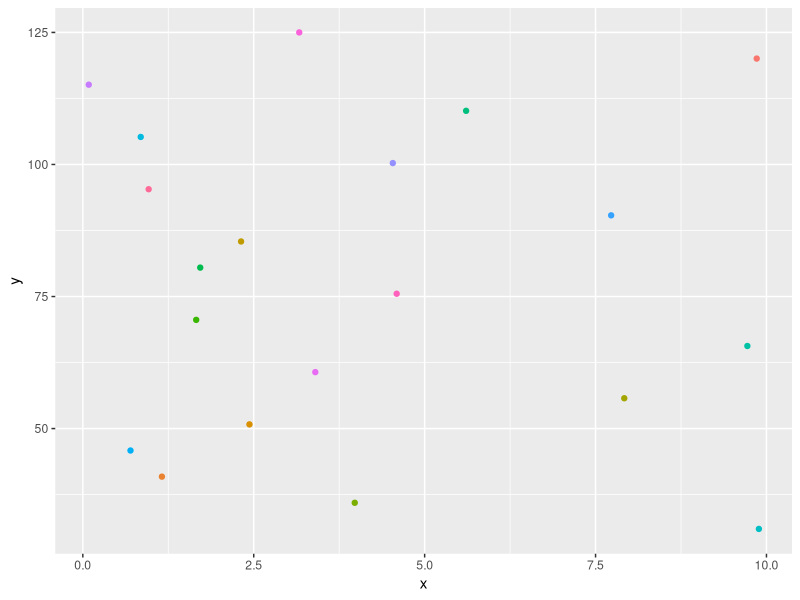

Write R code to recreate this figure.
## ---- chunk 1
# DO NOT EDIT ANY PART OF THIS CHUNK
# Do examine the code if you're interested how it works!
knitr::opts_chunk$set(echo = TRUE, warning=TRUE, message=TRUE)
library(tidyverse)
set.seed(7)
test_x <- function(x=NULL, class="omit", dims="omit", numeric="omit",
                   nam_pos="omit", nam_val="omit", c_pos="omit", c_val="omit",
                   na_check="omit", all_NA="omit"){
  if(is.null(x)){
    return(message("No code entered for ", deparse(substitute(x)), " yet.\n"))
  } else {
  class_x  <- ifelse(class!="omit", class(x)==class, TRUE)
  num_x    <- ifelse(numeric!="omit", is.numeric(x)==numeric, TRUE)
  dim_x    <- ifelse(all(dims!="omit"),
                    ifelse(is.null(dim(x)), length(x)==dims, all(dim(x)==dims) ),
                  TRUE)
  names_x  <- ifelse(nam_val!="omit" & nam_pos!="omit",
                    ifelse(is.null(names(x)), FALSE, names(x)[nam_pos]==nam_val), TRUE)
  if(any(c_val=="omit") | any(c_pos=="omit")){ check_x <- TRUE
  } else {
    if (dim_x==FALSE){
      check_x <- FALSE
    } else {
    if(length(c_pos)==1 & class_x!="list"){ check_x <- x[c_pos]==c_val
     } else {
      if(class=="matrix" | class=="data.frame"){ check_x <- x[ c_pos[1], c_pos[2] ]==c_val
        } else {
         if(class=="list" & length(c_pos)==2){ check_x <- x[[ c_pos[1] ]][[ c_pos[2] ]]==c_val
          } else {
           if(class=="list" & length(c_pos)==3){ check_x <- x[[ c_pos[1] ]][[c_pos[2] ]][[ c_pos[3] ]]==c_val 
            }
          }
        }
      }
    }
  }
  if (all_NA==TRUE){
    all_NA_x <- all(is.na(x))
    } else {
    all_NA_x <- TRUE
    }
  if (all(na_check!="omit") & is.null(dim(x))){
    na_x     <- any(is.na(x[na_check])==TRUE)==FALSE
  } else {
    if (all(na_check!= "omit") & is.null(dim(x))==FALSE & length(na_check)==2 ){
    na_x     <- any(is.na(x[na_check[1], na_check[2]])==TRUE)==FALSE
    } else {
      if (all(na_check!= "omit") & is.null(dim(x))==FALSE & length(na_check)==1){
      na_x     <- any(is.na(x[, na_check])==TRUE)==FALSE
      } else {na_x <- TRUE}
    }
  }
  if (all(c(class_x, dim_x, names_x, num_x, na_x, check_x, all_NA_x)==TRUE)){
    message("Good job on ", deparse(substitute(x)), "!\n")
    } else {
      message("Oh no, check your code for \"", deparse(substitute(x)), "\"\n")
        if (all_NA_x==FALSE)message("- All elements should be NA!\n")
        if (dim_x==FALSE)   message("- Wrong length or dimensions!\n")
        if (class_x==FALSE) message("- Wrong object class!\n")
        if (names_x==FALSE) message("- Wrong object names!\n")
        if (num_x==FALSE)   message("- Should this be numeric?\n")
        if (na_x==FALSE)    message("- You seem to have data missing!\n")
        if (check_x==FALSE) message("- You seem to have an incorrect or misplaced value somewhere!\n")
      }
  }
}
## ---- chunk 2
# Ex 1) Create a vector of the numbers 1, 5, 3, 2, 4.
example <- NULL
# You would write this:
example <- c(1,5,3,2,4)
# Ex 2) Add the number 10 to the sixth position of example2
example2 <- example
example2 <- NULL
# You would write:
example2[6] <- 10
## ---- chunk 3
# 1) Use "seq()" to create a vector of 10 numbers evenly spaced from 0 to 15.
vec_num <- seq(0,15,length=10)
# 2) Use ":" to create an integer vector of the numbers 11 through 20.
vec_int <- 11:20
# 3) Use "LETTERS" and "[ ]" to create a vector of the last 10 capital letters.
vec_cha <- LETTERS[17:26]
# 4) Use letters and "[ ]" to create a factor variable using the first ten lower case letters.
vec_fac <- factor(letters[1:10])
# 5) Use "c()" to combine "vec_cha" and "vec_fac" into "vec_let". Do not convert it to a factor!
vec_let <- c(vec_cha,vec_fac)
# 6) Use "c()" and "[ ]" to combine the first 4 elements of "vec_num" with the last
# 4 elements of "vec_int" to create "vec_ni".
vec_ni <- c(vec_num[1:4],vec_int[7:10])
# 7) Use "rev()" to reverse the order of "vec_fac".
fac_vec <- rev(vec_fac)
## ---- chunk 4
# DO NOT EDIT ANY PART OF THIS CHUNK
test_x(vec_num, class="numeric",   dims=10, c_pos=4,  c_val=5)
test_x(vec_int, class="integer",   dims=10, c_pos=5,  c_val=15)
test_x(vec_cha, class="character", dims=10, c_pos=3,  c_val="S")
test_x(vec_fac, class="factor",    dims=10, c_pos=7,  c_val="g")
test_x(vec_let, class="character", dims=20, c_pos=19, c_val="9")
test_x(vec_ni,  class="numeric",   dims=8,  c_pos=5,  c_val=17)
test_x(fac_vec, class="factor", dims=10, c_pos=4, c_val="g")
## ---- chunk 5
new_vec <- c(TRUE, FALSE, TRUE, TRUE) 

## ---- chunk 6
# 1) Use matrix() to create a matrix with 10 rows and four columns filled with NA
mat_empty <- matrix(NA,nrow=10,ncol=4)

# 2) Assign "vec_num" to the first column of "mat_1" below.
mat_1 <- mat_empty # DO NOT EDIT THIS LINE; add code below it.
mat_1[,1] <- vec_num

# 3) Assign "vec_int" to the second column of "mat_2" below
mat_2 <- mat_1 # DO NOT EDIT THIS LINE; add code below it.
mat_2[,2] <- vec_int

# 4) Assign "vec_cha" and "vec_fac" to the third and fourth columns of "mat_3" using one assignment operator.
mat_3 <- mat_2 # DO NOT EDIT THIS LINE; add code below it.
mat_3[,3:4] <- c(vec_cha,vec_fac)

# 5) Select the fourth row from "mat_3" and assign it to the object "row_4" as a vector.
row_4 <- mat_3[4,]

# 6) Assign the element in the 6th row and 2nd column of "mat_3" to "val_6_2" as a numeric value (using as.numeric).
val_6_2 <- as.numeric(mat_3[6,2])

# 7) Use "cbind()" to combine "vec_num", "vec_int", "vec_cha", and "vec_fac" into "mat_4".
mat_4 <- cbind(vec_num,vec_int,vec_cha,vec_fac)

# 8) Next, first transpose mat_4, then select only the first four columns and assign to mat_t
mat_t <- t(mat_4)[,1:4]

# 9)  Then use rbind() to add the rows from mat_3 to mat_t (mat_t first, mat_3 second) and assign this combination to mat_big.
mat_big <- rbind(mat_t,mat_3)

## ---- chunk 7
# DO NOT EDIT ANY PART OF THIS CHUNK
test_x(mat_empty, class="matrix", dims=c(10,4), all_NA=TRUE)
test_x(mat_1, class="matrix", dims=c(10,4), numeric=TRUE, na_check=1, c_pos=c(7,1), c_val = 10)
test_x(mat_2, class="matrix", dims=c(10,4), numeric=TRUE, na_check=2, c_pos=c(3,2), c_val = 13)
test_x(mat_3, class="matrix", dims=c(10,4), numeric=FALSE, na_check=3, c_pos=c(2,3), c_val="R")
test_x(row_4, class="character", dims=4, numeric=FALSE, na_check=1, c_pos=2, c_val=14)
test_x(val_6_2, class="numeric", dims=1, numeric=TRUE, na_check=1, c_pos=1, c_val=16)
test_x(mat_4, class="matrix", dims=c(10,4), numeric=FALSE, na_check=3, c_pos=c(5,3), c_val="U")
test_x(mat_t, class="matrix", dims=c(4,4), numeric=FALSE, na_check=2, c_pos=c(2,2), c_val="12")
test_x(mat_big, class="matrix", dims=c(14,4), numeric=FALSE, na_check=3, c_pos=c(2,3), c_val="13")
## ---- chunk 8
mat_letters <- matrix(letters, ncol=2) 
## ---- chunk 9
math_mat <- matrix(1:5, nrow=5, ncol=5)
math_vec <- 1:5
## ---- chunk 10
# 1) Use "list()" to create a list that contains "vec_num" and "row_4", and assign the names
#   "vec_num" and "row_4" to these two elements of "list_1".
list_1 <- list("vec_num"=vec_num,"row_4"=row_4)
# 2) Using "$", extract "row_4" from "list_1" and assign it to the object "row_4_2".
row_4_2 <- list_1$row_4
# 3) Create another list that contains "val_6_2" and "mat_big".
list_2 <- list("val_6_2"=val_6_2,"mat_big"=mat_big)
# 4) Combine list_1 and list_2 together using "c()" and assign them to "list_3"
list_3 <- c(list_1,list_2)
# 5) Use "unlist()" to turn "list_3" into a vector and assign it to "vector_3"
vector_3 <- unlist(list_3)
# 6) Use "as.list()" to convert "vector_3" into a list and assign it to "list_big"
list_big <- as.list(vector_3)
# 7) Now copy "list_3" as "list_4" (one line of code). Then use "[[ ]]" to assign "list_3" as the last (fifth) element of "list_4";
# that is, you should have a list object with five elements named "list_4" that contains the same four
# elements as "list_3" plus a fifth element that is -all- four elements of "list_3" as one object.
list_4 <- list_3
list_4[[5]] <- list_3
# 8) Select the third element (that is, the sub-element) of the the fifth element of "list_4" and assign it 
# to element_5_3 using "[[ ]]".
element_5_3 <- list_4[[5]][[3]]
# 9) Lastly, repeat the previous assignment of the third element of the fifth element, but
# extract the element as a list rather than scalar using "[ ]" and assign it to "list_5_3".
list_5_3 <- list_4[[5]][3]
## ---- chunk 11
# DO NOT EDIT ANY PART OF THIS CHUNK
test_x(list_1, class="list", dims=2, na_check=2, c_pos=c(2,3), c_val="T", nam_pos = 2, nam_val="row_4")
test_x(row_4_2, dim=4, c_pos=2, c_val="14")
test_x(list_2, class="list", dims=2, na_check=2, c_pos=c(2,16), c_val=12)
test_x(list_3, class="list", dims=4, na_check=2, c_pos=c(4,3), c_val="Q")
test_x(vector_3, class="character", dims=71, c_pos=29, c_val="15")
test_x(list_big, class="list", dims=71, c_pos=29, c_val="15")
test_x(list_4, class="list", dims=5, c_pos=c(5,4,17), c_val="R")
test_x(element_5_3, class="numeric", dims=1, c_pos=1, c_val=16)
test_x(list_5_3, class="list", dims=1, c_pos=c(1,1), c_val=16)
## ---- chunk 12
lm.output <- lm(mpg ~ wt, data=mtcars)
lm.output
## ---- chunk 13
# 1) Use "data.frame()" to combine "vec_num" (first column) and "vec_int" (second column) into "df_1".
df_1 <- data.frame(vec_num,vec_int)

# 2) Use "$" to extract "vec_num" from "df_1", reverse it with "rev()", and assign it as the vector "vec_num_2".
vec_num_2 <- rev(df_1$vec_num)

# 3) Use "$" to add "vec_num_2" to "df_2" as a new column with the name "number_vector".
df_2 <- df_1 # DO NOT EDIT THIS LINE; add code below it.
df_2$number_vector <- vec_num_2

# 4) Combine "df_2" with itself using "rbind()" to create "df_3"
df_3 <- rbind(df_2,df_2)

# 5) Create a new data frame "df_4" using "data.frame()" that contains the following named columns (in order):
    # "y" that contains 20 numbers evenly spaced from 31 to 125
    # "x" that has 20 numbers between 0 and 10 generated using "runif()" (get help with ?runif)
    # "color" that consists of 20 values sampled from "col_vec "below using "sample()".
col_vec <- colors() # DO NOT EDIT THIS LINE; add code below it.
df_4 <- data.frame(y=seq(31,125,length=20),
                   x=runif(20,0,10),
                   color=sample(col_vec,20))

    # This code here should produce a plot of those values with those colors!
if(is.null(df_4)==FALSE) df_4 %>% ggplot(aes(x, y, color=color)) + geom_point() + theme(legend.position="none")

# 5) Use "cbind()" to combine "df_4" and "df_2" into "df_5".
df_5 <- cbind(df_4,df_2)

# 6) Now convert "df_5" into a data.frame using "data.frame()"
df_6 <- data.frame(df_5)

## ---- chunk 14
# DO NOT EDIT ANY PART OF THIS CHUNK
test_x(df_1, class="data.frame", dims=c(10,2), c_pos=c(3,2), c_val=13)
test_x(vec_num_2, class="numeric", dims=10, c_pos=10, c_val=0)
test_x(df_2, class="data.frame", dims=c(10,3), c_pos=c(1,3), c_val=15, nam_pos=3, nam_val="number_vector")
test_x(df_3, class="data.frame", dims=c(20,3), c_pos=c(11,3), c_val=15)
test_x(df_4, class="data.frame", dims=c(20,3), c_pos=c(13,3), c_val="maroon1", nam_pos=2, nam_val="x")
test_x(df_5, class="data.frame", dims=c(20,6), nam_pos=5, nam_val="vec_int")
test_x(df_6, class="data.frame", dims=c(20,6), nam_pos=4, nam_val="vec_num")
